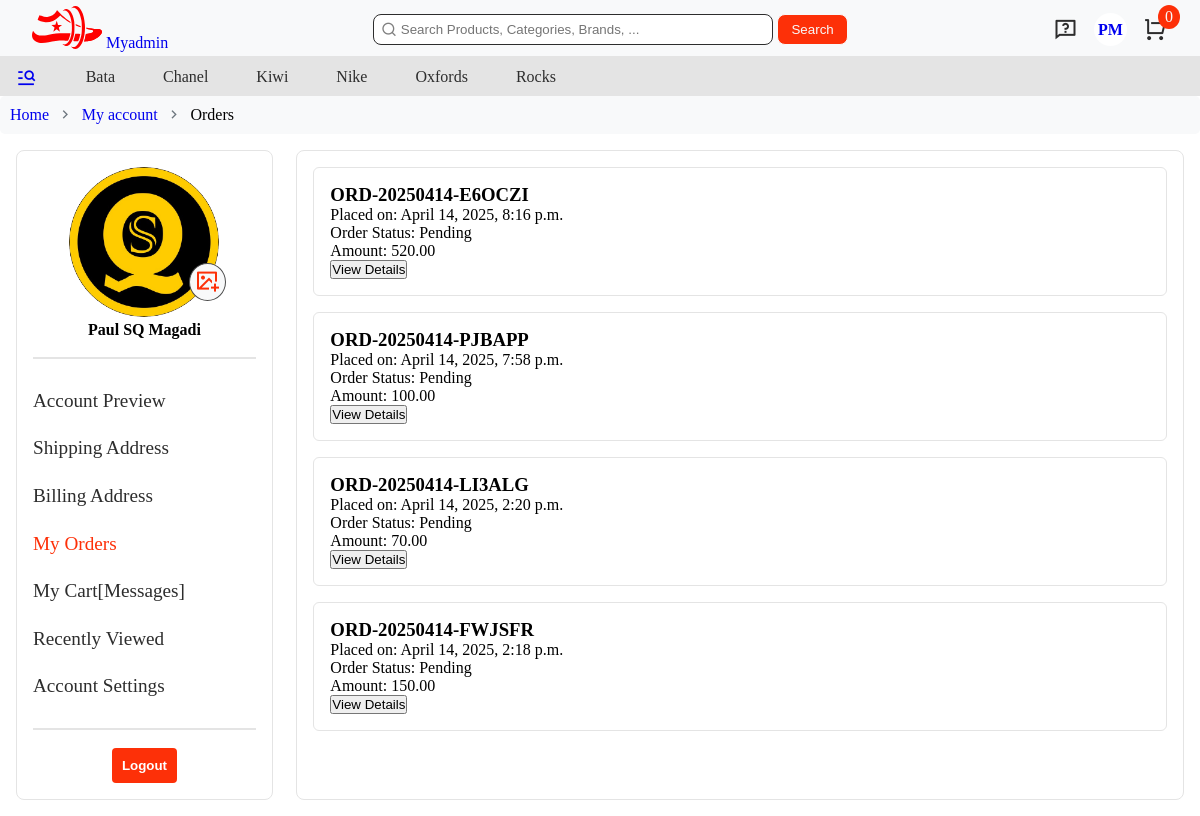
Page /orders/ (signed in) on the committed database.
### users/models.py (models this page shows, shortened)
class CustomUser(AbstractBaseUser, PermissionsMixin):
    email = models.EmailField(verbose_name='email', unique=True)
    first_name = models.CharField(max_length=50, blank=True)
    last_name = models.CharField(max_length=50, blank=True)
    is_staff = models.BooleanField(default=False)
    is_active = models.BooleanField(default=True)
    date_joined = models.DateTimeField(auto_now_add=True)
    last_login = models.DateTimeField(auto_now=True)
    is_email_verified = models.BooleanField(default=False)
    profile_image = models.ImageField(upload_to='uploads/users', null=True, blank=True)
    USERNAME_FIELD = "email"
    REQUIRED_FIELDS = ["first_name", "last_name"]
    objects = CustomUserManager()
    class Meta:
        verbose_name_plural = "Users"
    @property
    def imageURL(self):
        if self.profile_image:
            return self.profile_image.url
        return static('images/brand/logo2.svg')

### orders/models.py (models this page shows, shortened)
class Order(models.Model):
    STATUS_CHOICES = [
        ("Pending", "Pending"),
        ("Shipped", "Shipped"),
        ("Delivered", "Delivered"),
        ("Cancelled", "Cancelled"),
    ]
    PAYMENT_METHOD_CHOICES = [
        ("Pay on Delivery", "Pay on Delivery"),
        ("Card", "Card"),
        ("Mpesa", "Mpesa"),
    ]
    user = models.ForeignKey(CustomUser, on_delete=models.CASCADE)
    order_number = models.CharField(max_length=20, unique=True, editable=False)
    full_name = models.CharField(max_length=255, null=True, blank=True)
    email = models.CharField(max_length=255, null=True, blank=True)
    amount_paid = models.DecimalField(max_digits=12, decimal_places=2)
    shipping_address = models.TextField(max_length=15000)
    date_ordered = models.DateTimeField(auto_now_add=True)
    is_shipped = models.BooleanField(default=False)
    shipped_at = models.DateTimeField(null=True, blank=True)
    status = models.CharField(max_length=20, choices=STATUS_CHOICES, default="Pending")
    payment_method = models.CharField(max_length=20, choices=PAYMENT_METHOD_CHOICES)

### orders/views.py (the view)
# urls.py: path('', include('orders.urls')),
@login_required
def orders(request):
    user_orders = Order.objects.filter(user=request.user).order_by('-date_ordered')
    breadcrumbs = [
        ('Home', reverse('home')),
        ('My account', reverse('profile')),
        ('Orders', None),
    ]
    context = {
        'orders': user_orders,
        'breadcrumbs': breadcrumbs,
    }
    return render(request, 'orders/orders.html', context)

### cart/cart.py (called while the page is built)
    def __len__(self):
        return len(self.cart)

### cart/context_processors.py (called while the page is built)
def cart(request):
    return {'cart': Cart(request)}

### main/context_processors.py (called while the page is built)
def categories_processor(request):
    categories = Category.objects.filter(parent__isnull=True).prefetch_related("children")
    return {'categories': categories,}

def brand_list(request):
    brand_list = (
        Product.objects.filter(is_listed=True)
        .exclude(brand__isnull=True)
        .exclude(brand__exact='')
        .values_list('brand', flat=True)
        .distinct()
        .order_by('brand')
    )
    return {
        'brand_list': brand_list
    }

### users/templatetags/active_class_tags.py (called while the page is built)
@register.simple_tag(takes_context=True)
def active_class(context, url_name):
    request = context['request']
    try:
        path = reverse(url_name)
        if request.path.startswith(path):
            return "active-sidebar"
    except NoReverseMatch:
        return ""
    return ""

### orders/templates/orders/orders.html (shortened to what this page needs)
{% extends 'main/base.html' %}
{% block content %}
{% include 'store/partials/breadcrumbs.html' %}
<div class="user-orders-page">
    <div class="account-sidebar">
        {% include 'users/partials/account-sidebar.html' %}
    </div>
    {% if orders %}
    <div class="account-orders-section ">
        {% for order in orders %}
        <div class="order">
            <h3>{{ order.order_number }}</h3>
            <p>Placed on: {{ order.date_ordered }}</p>
            <p>Order Status: {{ order.status }}</p>
            <p>Amount: {{order.amount_paid}}</p>
            <form method="post" action="{% url 'set_order_session' %}">
                <button type="submit">View Details</button>
            </form>
        </div>
        {% endfor %}
    </div>
    {% else %}
    <section>
        You have no orders yet. All your orders will be listed here.
        <br>
        <button type="button"><a href="{% url 'home' %}">Continue Shopping</a></button>
    </section>
    {% endif %}
</div>
{% endblock content %}

### main/templates/main/navbar.html (shortened to what this page needs)
{% load static %}
<header>
    <div class="header">
        <div class="logo">
            <a href="{% url 'home' %}"><img src="{% static 'images/brand/logo2.svg' %}" alt="" width="70px"
                    title="KickStar"></a>
            <a href="{% url 'dashboard' %}" target="_blank" rel="noopener">Myadmin</a>
        </div>
        <div class="search-bar">
            <form action="{% url 'search' %}" method="get">
                <input type="search" placeholder="Search Products, Categories, Brands, ..." name="query" required>
                <i class="ri-search-line"></i>
                <input type="submit" value="Search">
            </form>
        </div>
        <div class="navigation">
            <div class="help">
                <i class="ri-questionnaire-line"></i>
            </div>
            {% if user.is_authenticated %}
            <div class="account">
                <div class="account-initials">
                    <a href="{% url 'profile' %}">{{ user.first_name|first|upper }}{{ user.last_name|first|upper }}</a>
                </div>
            </div>
            {% endif %}
            <div class="cart">
                <a href="{% url 'cart' %}">
                    <i class="ri-shopping-cart-line" title="Cart"></i>
                    <span class="cart-count">{{ cart|length }}</span>
                </a>
            </div>
        </div>
    </div>
    <nav>
        <div class="nav-list-wrapper">
            <div class="nav-list-container scrolling-container">
                <ol class="nav-item-list">
                    {% if categories %}
                    <li class="nav-categories-menu">
                        <a href="{% url 'categories' %}" class="all-categories-nav-link"><i class="ri-menu-search-line"
                                style="font-size: 1.3rem;"></i></a>
                    </li>
                    {% endif %}
                    {% if brand_list %}
                    {% for brand in brand_list %}
                    <li class="nav-brand-item">
                        <a href="{% url 'product.brand' brand|slugify %}" title="Shop {{brand}} items">
                            {{brand}}
                        </a>
                    </li>
                    {% endfor %}
                    {% endif %}
                </ol>
            </div>
        </div>
    </nav>
</header>

### users/templates/users/partials/profile-image.html (shortened to what this page needs)
<div class="profile-image-items">
    <div class="profile-image">
        <img id="profilePreview" src="{{ request.user.imageURL }}" alt="Profile Image"
            style="width:150px; height:150px; border-radius:50%; object-fit:cover;">
        <button class="update-profile-image-btn" onclick="document.getElementById('imageInput').click()"
            title="Update image">
            <i class="ri-image-add-line"></i>
        </button>
    </div>
    <h4>{{user.first_name|capfirst}} {{user.last_name|capfirst}}</h4>
<br>
</div>

### static/css/main.css (style rules this page uses)
* { box-sizing: border-box; margin: 0; padding: 0; }
:root { --primary-color: #fd3008; --secondary-color: #00a896; --neutral-light-color: #f8f9fa; --neutral-dark-color: #2d2d2d; --black-color: #000000; --white-color: #ffffff; --gray-color: rgb(76, 76, 76); --gray-shade-color: #00000080; --background-color: rgb(228, 228, 228); --background-color-dark: rgb(171, 171, 171); --accent-color: #ffd166; }

### static/css/navbar.css (style rules this page uses)
:root { --primary-color: #fd3008; --secondary-color: #00a896; --neutral-light-color: #f8f9fa; --neutral-dark-color: #2d2d2d; --accent-color: #ffd166; }
header { margin: 0 auto; top: 0; position: fixed; width: 100%; max-width: 1400px; height: 6em; z-index: 100; background-color: var(--neutral-light-color); }
.header { display: flex; justify-content: space-between; align-items: center; padding: .3em 2em .1em 2em; height: 3.5em; }
.header .search-bar { position: relative; }
.header .search-bar input { padding: .5em 1em; border-radius: 8px; }
.header .search-bar input[type=search] { width: 400px; border: 1px solid var(--neutral-dark-color); outline: none; color: var(--neutral-dark-color); padding-left: 2em; }
.header .search-bar .ri-search-line { position: absolute; left: 1em; top: 20%; transform: translate(-50%); color: var(--gray-shade-color); font-size: 1rem; }
.header .search-bar input[type=submit] { cursor: pointer; background-color: var(--primary-color); color: var(--neutral-light-color); border: none; border: 1px solid; }
.header .navigation { display: flex; gap: 1em; align-items: center; }
.header .navigation i { font-size: 1.5rem; color: var(--neutral-dark-color); cursor: pointer; }
a { text-decoration: none; }
.header .account { position: relative; z-index: 110; }
.header .account-initials { width: 33px; height: 33px; background-color: var(--white-color); color: var(--neutral-dark-color); font-weight: bold; font-size: 1rem; display: flex; align-items: center; justify-content: center; border-radius: 50%; text-transform: uppercase; }
.header .cart a { text-decoration: none; }
.header .cart-count { position: absolute; padding: 3px 7px; background-color: var(--primary-color); border-radius: 50%; right: 20px; top: 5px; color: var(--neutral-light-color); }
.nav-list-wrapper { position: relative; width: 100%; overflow: hidden; background-color: var(--background-color); height: 2.5em; white-space: nowrap; }
.nav-list-container { width: 100%; overflow-x: auto; scroll-behavior: smooth; scroll-snap-type: x mandatory; scrollbar-width: none; }
.nav-item-list { list-style: none; display: flex; align-items: center; gap: 1em; }
.nav-categories-menu { position: realtive; margin-top: 5px; padding: .3em 1em; flex: 0 0 auto; list-style: none; }
.nav-brand-item { margin-top: 5px; padding: .3em 1em; flex: 0 0 auto; list-style: none; }
.nav-brand-item a { text-decoration: none; color: var(--neutral-dark-color); }

### static/css/slider.css (style rules this page uses)
:root { --primary-color: #fd3008; --secondary-color: #00a896; --neutral-light-color: #f8f9fa; --neutral-dark-color: #2d2d2d; --accent-color: #ffd166; }

### static/css/product-card.css (style rules this page uses)
:root { --primary-color: #fd3008; --secondary-color: #00a896; --neutral-light-color: #f8f9fa; --neutral-dark-color: #2d2d2d; --accent-color: #ffd166; }

### static/css/cart.css (style rules this page uses)
:root { --primary-color: #fd3008; --secondary-color: #00a896; --neutral-light-color: #f8f9fa; --neutral-dark-color: #2d2d2d; --accent-color: #ffd166; }

### users/templates/users/partials/profile-image.html (style rules this page uses)
.profile-image-items { text-align: center; margin: 0 auto; }
.profile-image { position: relative; width: fit-content; margin: 0 auto; }
.update-profile-image-btn { position: absolute; bottom: 0; translate: -30px -20px; cursor: pointer; border: 1px solid var(--gray-color); padding: 5px; border-radius: 50%; background-color: var(--neutral-light-color); }
.ri-image-add-line { font-size: 1.5rem; color: var(--primary-color); }

### orders/templates/orders/orders.html (style rules this page uses)
.user-orders-page { display: flex; justify-content: space-between; gap: 1em; margin: 1em; flex-wrap: wrap; }
.account-sidebar { width: 22%; padding: 1em; border: 1px solid var(--background-color); border-radius: 8px; }
.account-orders-section { width: 76%; border: 1px solid var(--background-color); border-radius: 8px; display: flex; flex-direction: column; flex-wrap: wrap; padding: 1em; }
.order { padding: 1em; margin-bottom: 1em; border: 1px solid var(--background-color); border-radius: 6px; }

### rows in the picture
CustomUser: first_name|first "P", last_name|first "M", user.imageURL (picture), first_name "Paul SQ", last_name "Magadi"
Order: order_number "ORD-20250414-E6OCZI", date_ordered "April 14, 2025, 8:16 p.m.", status "Pending", amount_paid "520.00"
Order: order_number "ORD-20250414-PJBAPP", date_ordered "April 14, 2025, 7:58 p.m.", status "Pending", amount_paid "100.00"
Order: order_number "ORD-20250414-LI3ALG", date_ordered "April 14, 2025, 2:20 p.m.", status "Pending", amount_paid "70.00"
Order: order_number "ORD-20250414-FWJSFR", date_ordered "April 14, 2025, 2:18 p.m.", status "Pending", amount_paid "150.00"

### other values in the picture
{{ cart|length }} "0"
{{ brand }} "Bata" "Chanel" "Kiwi" "Nike" "Oxfords" "Rocks"
{{ name }} "Home" "My account"
{{ name }} "Orders"
